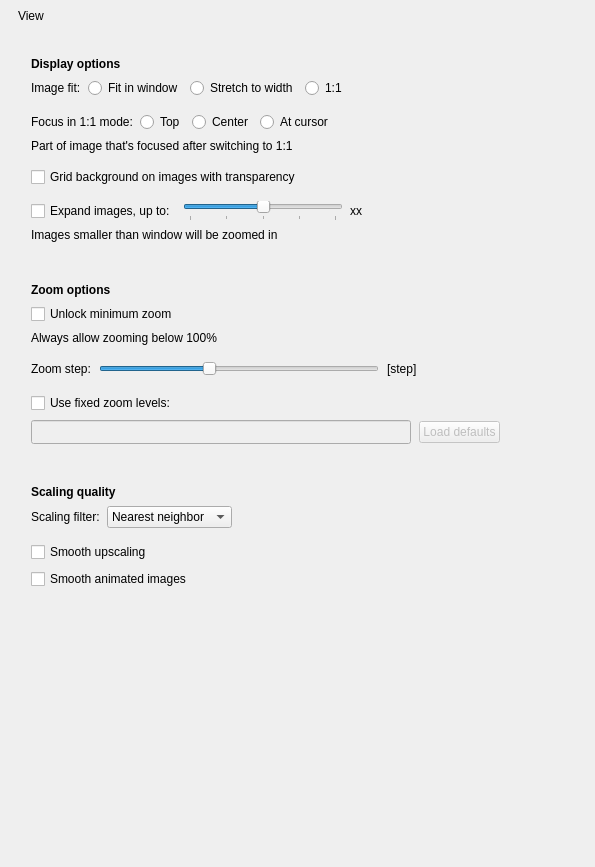
             <widget class="QWidget" name="scrollAreaWidgetContents_3">
              <property name="geometry">
               <rect>
                <x>0</x>
                <y>0</y>
                <width>595</width>
                <height>867</height>
               </rect>
              </property>
              <layout class="QVBoxLayout" name="verticalLayout_27">
               <property name="spacing">
                <number>9</number>
               </property>
               <property name="leftMargin">
                <number>18</number>
               </property>
               <property name="topMargin">
                <number>9</number>
               </property>
               <property name="rightMargin">
                <number>18</number>
               </property>
               <property name="bottomMargin">
                <number>9</number>
               </property>
               <item>
                <widget class="QLabel" name="label_9">
                 <property name="accessibleName">
                  <string notr="true">SHeaderText</string>
                 </property>
                 <property name="text">
                  <string>View</string>
                 </property>
                </widget>
               </item>
               <item>
                <widget class="QWidget" name="widget_4" native="true">
                 <property name="accessibleName">
                  <string notr="true">SHeaderLine</string>
                 </property>
                </widget>
               </item>
               <item>
                <spacer name="verticalSpacer_8">
                 <property name="orientation">
                  <enum>Qt::Vertical</enum>
                 </property>
                 <property name="sizeType">
                  <enum>QSizePolicy::Fixed</enum>
                 </property>
                 <property name="sizeHint" stdset="0">
                  <size>
                   <width>20</width>
                   <height>6</height>
                  </size>
                 </property>
                </spacer>
               </item>
               <item>
                <widget class="QWidget" name="displayGroup" native="true">
                 <property name="accessibleName">
                  <string notr="true">SGroup</string>
                 </property>
                 <layout class="QVBoxLayout" name="verticalLayout_13">
                  <property name="spacing">
                   <number>7</number>
                  </property>
                  <property name="leftMargin">
                   <number>13</number>
                  </property>
                  <property name="topMargin">
                   <number>10</number>
                  </property>
                  <property name="rightMargin">
                   <number>13</number>
                  </property>
                  <property name="bottomMargin">
                   <number>10</number>
                  </property>
                  <item>
                   <widget class="QLabel" name="label_40">
                    <property name="font">
                     <font>
                      <bold>true</bold>
                     </font>
                    </property>
                    <property name="text">
                     <string>Display options</string>
                    </property>
                   </widget>
                  </item>
                  <item>
                   <layout class="QHBoxLayout" name="horizontalLayout_29">
                    <property name="leftMargin">
                     <number>0</number>
                    </property>
                    <property name="topMargin">
                     <number>0</number>
                    </property>
                    <property name="rightMargin">
                     <number>0</number>
                    </property>
                    <item>
                     <widget class="QLabel" name="label_2">
                      <property name="sizePolicy">
                       <sizepolicy hsizetype="Minimum" vsizetype="Minimum">
                        <horstretch>0</horstretch>
                        <verstretch>0</verstretch>
                       </sizepolicy>
                      </property>
                      <property name="text">
                       <string>Image fit:</string>
                      </property>
                     </widget>
                    </item>
                    <item>
                     <widget class="QRadioButton" name="fitModeWindow">
                      <property name="text">
                       <string>Fit in window</string>
                      </property>
                      <property name="checked">
                       <bool>false</bool>
                      </property>
                     </widget>
                    </item>
                    <item>
                     <widget class="QRadioButton" name="fitModeWidth">
                      <property name="text">
                       <string>Stretch to width</string>
                      </property>
                     </widget>
                    </item>
                    <item>
                     <widget class="QRadioButton" name="fitMode1to1">
                      <property name="text">
                       <string>1:1</string>
                      </property>
                     </widget>
                    </item>
                    <item>
                     <spacer name="horizontalSpacer_21">
                      <property name="orientation">
                       <enum>Qt::Horizontal</enum>
                      </property>
                      <property name="sizeHint" stdset="0">
                       <size>
                        <width>40</width>
                        <height>20</height>
                       </size>
                      </property>
                     </spacer>
                    </item>
                   </layout>
                  </item>
                  <item>
                   <widget class="QWidget" name="widget_3" native="true">
                    <property name="accessibleName">
                     <string notr="true">SLine</string>
                    </property>
                   </widget>
                  </item>
                  <item>
                   <layout class="QHBoxLayout" name="horizontalLayout_31">
                    <property name="leftMargin">
                     <number>0</number>
                    </property>
                    <property name="topMargin">
                     <number>0</number>
                    </property>
                    <property name="rightMargin">
                     <number>0</number>
                    </property>
                    <item>
                     <widget class="QLabel" name="label_26">
                      <property name="sizePolicy">
                       <sizepolicy hsizetype="Minimum" vsizetype="Preferred">
                        <horstretch>0</horstretch>
                        <verstretch>0</verstretch>
                       </sizepolicy>
                      </property>
                      <property name="text">
                       <string>Focus in 1:1 mode:</string>
                      </property>
                     </widget>
                    </item>
                    <item>
                     <widget class="QRadioButton" name="focus1to1Top">
                      <property name="text">
                       <string>Top</string>
                      </property>
                     </widget>
                    </item>
                    <item>
                     <widget class="QRadioButton" name="focus1to1Center">
                      <property name="text">
                       <string>Center</string>
                      </property>
                     </widget>
                    </item>
                    <item>
                     <widget class="QRadioButton" name="focus1to1Cursor">
                      <property name="text">
                       <string>At cursor</string>
                      </property>
                     </widget>
                    </item>
                    <item>
                     <spacer name="horizontalSpacer_23">
                      <property name="orientation">
                       <enum>Qt::Horizontal</enum>
                      </property>
                      <property name="sizeHint" stdset="0">
                       <size>
                        <width>40</width>
                        <height>20</height>
                       </size>
                      </property>
                     </spacer>
                    </item>
                   </layout>
                  </item>
                  <item>
                   <widget class="QLabel" name="label_10">
                    <property name="accessibleName">
                     <string notr="true">SNoteText</string>
                    </property>
                    <property name="text">
                     <string>Part of image that's focused after switching to 1:1</string>
                    </property>
                   </widget>
                  </item>
                  <item>
                   <widget class="QWidget" name="widget_8" native="true">
                    <property name="accessibleName">
                     <string notr="true">SLine</string>
                    </property>
                   </widget>
                  </item>
                  <item>
                   <widget class="QCheckBox" name="transparencyGridCheckBox">
                    <property name="enabled">
                     <bool>true</bool>
                    </property>
                    <property name="sizePolicy">
                     <sizepolicy hsizetype="Minimum" vsizetype="Minimum">
                      <horstretch>0</horstretch>
                      <verstretch>0</verstretch>
                     </sizepolicy>
                    </property>
                    <property name="text">
                     <string>Grid background on images with transparency</string>
                    </property>
                   </widget>
                  </item>
                  <item>
                   <widget class="QWidget" name="widget_21" native="true">
                    <property name="accessibleName">
                     <string notr="true">SLine</string>
                    </property>
                   </widget>
                  </item>
                  <item>
                   <layout class="QHBoxLayout" name="horizontalLayout_30">
                    <property name="leftMargin">
                     <number>0</number>
                    </property>
                    <property name="topMargin">
                     <number>0</number>
                    </property>
                    <property name="rightMargin">
                     <number>0</number>
                    </property>
                    <item>
                     <widget class="QCheckBox" name="expandImageCheckBox">
                      <property name="sizePolicy">
                       <sizepolicy hsizetype="Minimum" vsizetype="Minimum">
                        <horstretch>0</horstretch>
                        <verstretch>0</verstretch>
                       </sizepolicy>
                      </property>
                      <property name="minimumSize">
                       <size>
                        <width>0</width>
                        <height>0</height>
                       </size>
                      </property>
                      <property name="text">
                       <string>Expand images, up to:</string>
                      </property>
                     </widget>
                    </item>
                    <item>
                     <widget class="QSlider" name="expandLimitSlider">
                      <property name="sizePolicy">
                       <sizepolicy hsizetype="Fixed" vsizetype="Preferred">
                        <horstretch>0</horstretch>
                        <verstretch>0</verstretch>
                       </sizepolicy>
                      </property>
                      <property name="minimumSize">
                       <size>
                        <width>160</width>
                        <height>0</height>
                       </size>
                      </property>
                      <property name="minimum">
                       <number>0</number>
                      </property>
                      <property name="maximum">
                       <number>4</number>
                      </property>
                      <property name="pageStep">
                       <number>1</number>
                      </property>
                      <property name="value">
                       <number>2</number>
                      </property>
                      <property name="orientation">
                       <enum>Qt::Horizontal</enum>
                      </property>
                      <property name="tickPosition">
                       <enum>QSlider::TicksBelow</enum>
                      </property>
                      <property name="tickInterval">
                       <number>1</number>
                      </property>
                     </widget>
                    </item>
                    <item>
                     <widget class="QWidget" name="expandImagesGroupContents" native="true">
                      <layout class="QHBoxLayout" name="horizontalLayout_17">
                       <property name="leftMargin">
                        <number>0</number>
                       </property>
                       <property name="topMargin">
                        <number>0</number>
                       </property>
                       <property name="rightMargin">
                        <number>0</number>
                       </property>
                       <property name="bottomMargin">
                        <number>0</number>
                       </property>
                       <item>
                        <widget class="QLabel" name="expandLimitLabel">
                         <property name="sizePolicy">
                          <sizepolicy hsizetype="Fixed" vsizetype="Preferred">
                           <horstretch>0</horstretch>
                           <verstretch>0</verstretch>
                          </sizepolicy>
                         </property>
                         <property name="minimumSize">
                          <size>
                           <width>35</width>
                           <height>0</height>
                          </size>
                         </property>
                         <property name="maximumSize">
                          <size>
                           <width>35</width>
                           <height>16777215</height>
                          </size>
                         </property>
                         <property name="text">
                          <string>xx</string>
                         </property>
                         <property name="alignment">
                          <set>Qt::AlignLeading|Qt::AlignLeft|Qt::AlignVCenter</set>
                         </property>
                        </widget>
                       </item>
                      </layout>
                     </widget>
                    </item>
                    <item>
                     <spacer name="horizontalSpacer_22">
                      <property name="orientation">
                       <enum>Qt::Horizontal</enum>
                      </property>
                      <property name="sizeHint" stdset="0">
                       <size>
                        <width>40</width>
                        <height>20</height>
                       </size>
                      </property>
                     </spacer>
                    </item>
                   </layout>
                  </item>
                  <item>
                   <widget class="QLabel" name="label_13">
                    <property name="accessibleName">
                     <string notr="true">SNoteText</string>
                    </property>
                    <property name="text">
                     <string>Images smaller than window will be zoomed in</string>
                    </property>
                   </widget>
                  </item>
                 </layout>
                </widget>
               </item>
               <item>
                <spacer name="verticalSpacer_20">
                 <property name="orientation">
                  <enum>Qt::Vertical</enum>
                 </property>
                 <property name="sizeType">
                  <enum>QSizePolicy::Fixed</enum>
                 </property>
                 <property name="sizeHint" stdset="0">
                  <size>
                   <width>20</width>
                   <height>12</height>
                  </size>
                 </property>
                </spacer>
               </item>
               <item>
                <widget class="QWidget" name="zoomGroup" native="true">
                 <property name="accessibleName">
                  <string notr="true">SGroup</string>
                 </property>
                 <layout class="QVBoxLayout" name="verticalLayout_8">
                  <property name="spacing">
                   <number>7</number>
                  </property>
                  <property name="leftMargin">
                   <number>13</number>
                  </property>
                  <property name="topMargin">
                   <number>10</number>
                  </property>
                  <property name="rightMargin">
                   <number>13</number>
                  </property>
                  <property name="bottomMargin">
                   <number>10</number>
                  </property>
                  <item>
                   <widget class="QLabel" name="label_19">
                    <property name="font">
                     <font>
                      <bold>true</bold>
                     </font>
                    </property>
                    <property name="text">
                     <string>Zoom options</string>
                    </property>
                   </widget>
                  </item>
                  <item>
                   <widget class="QCheckBox" name="unlockMinZoomCheckBox">
                    <property name="text">
                     <string>Unlock minimum zoom</string>
                    </property>
                   </widget>
                  </item>
                  <item>
                   <widget class="QLabel" name="label_44">
                    <property name="accessibleName">
                     <string notr="true">SNoteText</string>
                    </property>
                    <property name="text">
                     <string>Always allow zooming below 100%</string>
                    </property>
                   </widget>
                  </item>
                  <item>
                   <widget class="QWidget" name="widget_11" native="true">
                    <property name="accessibleName">
                     <string notr="true">SLine</string>
                    </property>
                   </widget>
                  </item>
                  <item>
                   <layout class="QHBoxLayout" name="horizontalLayout_20" stretch="0,0,0,0">
                    <property name="spacing">
                     <number>8</number>
                    </property>
                    <property name="topMargin">
                     <number>0</number>
                    </property>
                    <property name="rightMargin">
                     <number>0</number>
                    </property>
                    <item>
                     <widget class="QLabel" name="label_12">
                      <property name="text">
                       <string>Zoom step:</string>
                      </property>
                     </widget>
                    </item>
                    <item>
                     <widget class="QSlider" name="zoomStepSlider">
                      <property name="sizePolicy">
                       <sizepolicy hsizetype="Preferred" vsizetype="Fixed">
                        <horstretch>0</horstretch>
                        <verstretch>0</verstretch>
                       </sizepolicy>
                      </property>
                      <property name="minimumSize">
                       <size>
                        <width>280</width>
                        <height>0</height>
                       </size>
                      </property>
                      <property name="maximumSize">
                       <size>
                        <width>300</width>
                        <height>16777215</height>
                       </size>
                      </property>
                      <property name="minimum">
                       <number>1</number>
                      </property>
                      <property name="maximum">
                       <number>50</number>
                      </property>
                      <property name="pageStep">
                       <number>10</number>
                      </property>
                      <property name="value">
                       <number>20</number>
                      </property>
                      <property name="orientation">
                       <enum>Qt::Horizontal</enum>
                      </property>
                      <property name="tickPosition">
                       <enum>QSlider::NoTicks</enum>
                      </property>
                      <property name="tickInterval">
                       <number>5</number>
                      </property>
                     </widget>
                    </item>
                    <item>
                     <widget class="QLabel" name="zoomStepLabel">
                      <property name="sizePolicy">
                       <sizepolicy hsizetype="Preferred" vsizetype="Preferred">
                        <horstretch>0</horstretch>
                        <verstretch>0</verstretch>
                       </sizepolicy>
                      </property>
                      <property name="minimumSize">
                       <size>
                        <width>60</width>
                        <height>0</height>
                       </size>
                      </property>
                      <property name="maximumSize">
                       <size>
                        <width>60</width>
                        <height>16777215</height>
                       </size>
                      </property>
                      <property name="text">
                       <string>[step]</string>
                      </property>
                     </widget>
                    </item>
                    <item>
                     <spacer name="horizontalSpacer_4">
                      <property name="orientation">
                       <enum>Qt::Horizontal</enum>
                      </property>
                      <property name="sizeHint" stdset="0">
                       <size>
                        <width>40</width>
                        <height>20</height>
                       </size>
                      </property>
                     </spacer>
                    </item>
                   </layout>
                  </item>
                  <item>
                   <widget class="QWidget" name="widget_22" native="true">
                    <property name="accessibleName">
                     <string notr="true">SLine</string>
                    </property>
                   </widget>
                  </item>
                  <item>
                   <widget class="QCheckBox" name="useFixedZoomLevelsCheckBox">
                    <property name="text">
                     <string>Use fixed zoom levels:</string>
                    </property>
                   </widget>
                  </item>
                  <item>
                   <widget class="QWidget" name="widget" native="true">
                    <property name="enabled">
                     <bool>false</bool>
                    </property>
                    <layout class="QHBoxLayout" name="horizontalLayout_26">
                     <property name="spacing">
                      <number>8</number>
                     </property>
                     <property name="leftMargin">
                      <number>0</number>
                     </property>
                     <property name="topMargin">
                      <number>0</number>
                     </property>
                     <property name="rightMargin">
                      <number>0</number>
                     </property>
                     <property name="bottomMargin">
                      <number>0</number>
                     </property>
                     <item>
                      <widget class="QLineEdit" name="zoomLevels">
                       <property name="sizePolicy">
                        <sizepolicy hsizetype="Minimum" vsizetype="Fixed">
                         <horstretch>0</horstretch>
                         <verstretch>0</verstretch>
                        </sizepolicy>
                       </property>
                       <property name="minimumSize">
                        <size>
                         <width>380</width>
                         <height>24</height>
                        </size>
                       </property>
                      </widget>
                     </item>
                     <item>
                      <widget class="QPushButton" name="resetZoomLevelsButton">
                       <property name="text">
                        <string>Load defaults</string>
                       </property>
                      </widget>
                     </item>
                     <item>
                      <spacer name="horizontalSpacer_30">
                       <property name="orientation">
                        <enum>Qt::Horizontal</enum>
                       </property>
                       <property name="sizeHint" stdset="0">
                        <size>
                         <width>40</width>
                         <height>20</height>
                        </size>
                       </property>
                      </spacer>
                     </item>
                    </layout>
                   </widget>
                  </item>
                 </layout>
                </widget>
               </item>
               <item>
                <spacer name="verticalSpacer_13">
                 <property name="orientation">
                  <enum>Qt::Vertical</enum>
                 </property>
                 <property name="sizeType">
                  <enum>QSizePolicy::Fixed</enum>
                 </property>
                 <property name="sizeHint" stdset="0">
                  <size>
                   <width>20</width>
                   <height>12</height>
                  </size>
                 </property>
                </spacer>
               </item>
               <item>
                <widget class="QWidget" name="scalingGroup" native="true">
                 <property name="accessibleName">
                  <string notr="true">SGroup</string>
                 </property>
                 <layout class="QVBoxLayout" name="verticalLayout_24">
                  <property name="spacing">
                   <number>7</number>
                  </property>
                  <property name="leftMargin">
                   <number>13</number>
                  </property>
                  <property name="topMargin">
                   <number>10</number>
                  </property>
                  <property name="rightMargin">
                   <number>13</number>
                  </property>
                  <property name="bottomMargin">
                   <number>10</number>
                  </property>
                  <item>
                   <widget class="QLabel" name="title3">
                    <property name="font">
                     <font>
                      <bold>true</bold>
                     </font>
                    </property>
                    <property name="text">
                     <string>Scaling quality</string>
                    </property>
                   </widget>
                  </item>
                  <item>
                   <layout class="QHBoxLayout" name="horizontalLayout_5">
                    <item>
                     <widget class="QLabel" name="scalingQualityLabel">
                      <property name="enabled">
                       <bool>true</bool>
                      </property>
                      <property name="sizePolicy">
                       <sizepolicy hsizetype="Minimum" vsizetype="Minimum">
                        <horstretch>0</horstretch>
                        <verstretch>0</verstretch>
                       </sizepolicy>
                      </property>
                      <property name="minimumSize">
                       <size>
                        <width>0</width>
                        <height>0</height>
                       </size>
                      </property>
                      <property name="toolTip">
                       <string/>
                      </property>
                      <property name="text">
                       <string>Scaling filter:</string>
                      </property>
                     </widget>
                    </item>
                    <item>
                     <widget class="QComboBox" name="scalingQualityComboBox">
                      <property name="enabled">
                       <bool>true</bool>
                      </property>
                      <property name="sizePolicy">
                       <sizepolicy hsizetype="Minimum" vsizetype="Minimum">
                        <horstretch>0</horstretch>
                        <verstretch>0</verstretch>
                       </sizepolicy>
                      </property>
                      <property name="minimumSize">
                       <size>
                        <width>0</width>
                        <height>0</height>
                       </size>
                      </property>
                      <property name="toolTip">
                       <string/>
                      </property>
                      <property name="toolTipDuration">
                       <number>-1</number>
                      </property>
                      <property name="currentIndex">
                       <number>0</number>
                      </property>
                      <item>
                       <property name="text">
                        <string>Nearest neighbor</string>
                       </property>
                      </item>
                      <item>
                       <property name="text">
                        <string>Bilinear</string>
                       </property>
                      </item>
                     </widget>
                    </item>
                    <item>
                     <spacer name="horizontalSpacer_29">
                      <property name="orientation">
                       <enum>Qt::Horizontal</enum>
                      </property>
                      <property name="sizeHint" stdset="0">
                       <size>
                        <width>40</width>
                        <height>20</height>
                       </size>
                      </property>
                     </spacer>
                    </item>
                   </layout>
                  </item>
                  <item>
                   <widget class="QWidget" name="widget_10" native="true">
                    <property name="accessibleName">
                     <string notr="true">SLine</string>
                    </property>
                   </widget>
                  </item>
                  <item>
                   <widget class="QCheckBox" name="smoothUpscalingCheckBox">
                    <property name="sizePolicy">
                     <sizepolicy hsizetype="MinimumExpanding" vsizetype="Minimum">
                      <horstretch>0</horstretch>
                      <verstretch>0</verstretch>
                     </sizepolicy>
                    </property>
                    <property name="minimumSize">
                     <size>
                      <width>0</width>
                      <height>0</height>
                     </size>
                    </property>
                    <property name="toolTip">
                     <string>When unchecked, nearest neighbor algorithm will be used for upscaling.</string>
                    </property>
                    <property name="text">
                     <string>Smooth upscaling</string>
                    </property>
                   </widget>
                  </item>
                  <item>
                   <widget class="QCheckBox" name="smoothAnimatedImagesCheckBox">
                    <property name="sizePolicy">
                     <sizepolicy hsizetype="MinimumExpanding" vsizetype="Minimum">
                      <horstretch>0</horstretch>
                      <verstretch>0</verstretch>
                     </sizepolicy>
                    </property>
                    <property name="minimumSize">
                     <size>
                      <width>0</width>
                      <height>0</height>
                     </size>
                    </property>
                    <property name="text">
                     <string>Smooth animated images</string>
                    </property>
                   </widget>
                  </item>
                 </layout>
                </widget>
               </item>
               <item>
                <spacer name="verticalSpacer_7">
                 <property name="orientation">
                  <enum>Qt::Vertical</enum>
                 </property>
                 <property name="sizeHint" stdset="0">
                  <size>
                   <width>20</width>
                   <height>215</height>
                  </size>
                 </property>
                </spacer>
               </item>
              </layout>
             </widget>
